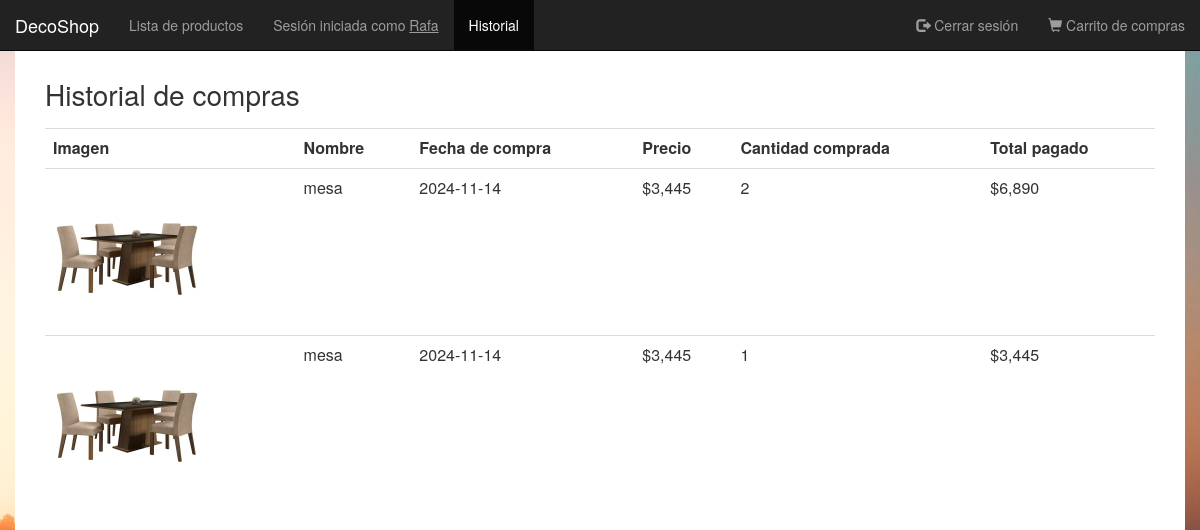
/php/historial_individual.php (signed in), run on the app's committed database.
### tables this page shows
CREATE TABLE `historial_compras` (
  `id_historial` int(11) NOT NULL,
  `id_usuario` int(11) DEFAULT NULL,
  `id_producto` int(11) DEFAULT NULL,
  `cantidad_comprada` int(11) DEFAULT NULL,
  `fecha_compra` date DEFAULT NULL
);

CREATE TABLE `producto` (
  `id_producto` int(11) NOT NULL,
  `nombre_producto` varchar(100) DEFAULT NULL,
  `descripcion_producto` varchar(255) DEFAULT NULL,
  `cantidad_disponible` int(11) DEFAULT NULL,
  `precio_producto` double DEFAULT NULL,
  `fabricante` varchar(100) DEFAULT NULL,
  `origen` varchar(100) DEFAULT 'China',
  `categoria` varchar(100) DEFAULT NULL
);

### php/historial_individual.php (the view, shortened to what this page needs)
<?php
require_once("../config/config.php");
$id_usuario=$_SESSION['sesion_personal']['id'];
include "head_html.php";
$con = mysqli_connect($db_hostname, $db_username, $db_password, $db_name);
if (mysqli_connect_errno()) :
    echo "Failed to connect to MySQL: " . mysqli_connect_error();
else:
    $historial=[];
    $result = mysqli_query($con, "SELECT h.fecha_compra,p.id_producto,p.nombre_producto,p.precio_producto,h.cantidad_comprada FROM producto as p INNER JOIN historial_compras as h ON p.id_producto=h.id_producto WHERE h.id_usuario=".$id_usuario.";");
    $n_productos=mysqli_num_rows($result);
    while ($row = mysqli_fetch_array($result)):
        $precio=$row['precio_producto'];
        $cantidad=$row['cantidad_comprada'];
        $total=$precio*$cantidad;
        array_push($historial, array(
            "id_producto"=>$row['id_producto'],
            "nombre_producto"=>$row['nombre_producto'],
            "precio_producto"=>$precio,
            "cantidad_comprada"=>$cantidad,
            "total"=>$total,
            "fecha"=>$row['fecha_compra'],
        ));
    endwhile;
endif;
?>
<!DOCTYPE html>
<html lang="es">
<head>
    <link rel="stylesheet" href="../css/normalize.css">
    <link rel="stylesheet" href="../css/estilo_generico.css">
    <link rel="stylesheet" href="../css/styles-historial.css">
</head>
<header>
    <nav class="navbar navbar-inverse navbar-fixed-top">
        <div class="container-fluid">
            <div class="navbar-header">
                <a class="navbar-brand" href="../index.php">DecoShop</a>
            </div>
            <div class="collapse navbar-collapse" id="myNavbar">
                <ul class="nav navbar-nav">
                    <li><a href="../index.php">Lista de productos</a></li>
                    <li class="navbar-text">
                        <a href="../php/perfil.php" class="navbar-link">
                            Sesión iniciada como
                            <u><?=$_SESSION['sesion_personal']['nombre']?></u>
                        </a>
                    </li>
                    <li class="active"><a href="#">Historial</a></li>
                </ul>
                <ul class="nav navbar-nav navbar-right">
                    <li>
                        <a href="../php/cerrar_sesion.php"><span class="glyphicon glyphicon-log-out"></span> Cerrar
                            sesión</a>
                    </li>
                    <li>
                        <a href="../php/carrito.php"><span class="glyphicon glyphicon-shopping-cart"></span> Carrito
                            de compras</a>
                    </li>
                </ul>
            </div>
        </div>
    </nav>
</header>
<body class="container">
    <?php if ($n_productos==0) :?>
    <h1 class="h1">NO HAY COMPRAS HECHAS AÚN</h1>
    <?php else: ?>
    <h1>Historial de compras</h1>
    <div class="table-responsive">
        <table class="table table-hover">
            <tr>
                <th>Imagen</th>
                <th>Nombre</th>
                <th>Fecha de compra</th>
                <th>Precio</th>
                <th>Cantidad comprada</th>
                <th>Total pagado</th>
            </tr>
            <?php foreach ($historial as $producto): ?>
            <tr>
                <td><img src="../img/productos/<?= $producto["id_producto"]; ?>.png"
                        alt="producto <?= $producto["nombre_producto"]; ?>" class="imagen"></td>
                <td><?=$producto['nombre_producto']; ?></td>
                <td><?=$producto['fecha'];?></td>
                <td>$<?= number_format(floatval($producto['precio_producto'])); ?></td>
                <td><?=$producto['cantidad_comprada']?></td>
                <td>$<?= number_format(floatval($producto['total'])); ?></td>
            </tr>
            <?php endforeach; ?>
        </table>
    </div>
    <?php endif; ?><br>
</body>
</html>

### css/estilo_generico.css (style rules this page uses)
:root { --negro: #ef7b08b6; --blanco: rgb(250, 241, 241); }
* { box-sizing: border-box; padding: 0; margin: 0; }

### css/styles-historial.css (style rules this page uses)
html { width: 100%; height: 100%; background-image: url("../img/fondo.jpg"); background-position: center center; background-repeat: no-repeat; background-size: cover; background-attachment:fixed; }
.container { padding: 60px 3rem 1rem 3rem; height: min-content; }
.navbar-text { margin: 0; }
img.imagen { height: 150px; }
.table { margin-bottom: 0; }

### data on the page
historial_compras: id_producto.nombre_producto "mesa", fecha_compra "2024-11-14", id_producto.precio_producto "3,445", cantidad_comprada "2", total "6,890"
historial_compras: id_producto.nombre_producto "mesa", fecha_compra "2024-11-14", id_producto.precio_producto "3,445", cantidad_comprada "1"

### other printed values
$_SESSION['sesion_personal']['nombre'] "Rafa"
